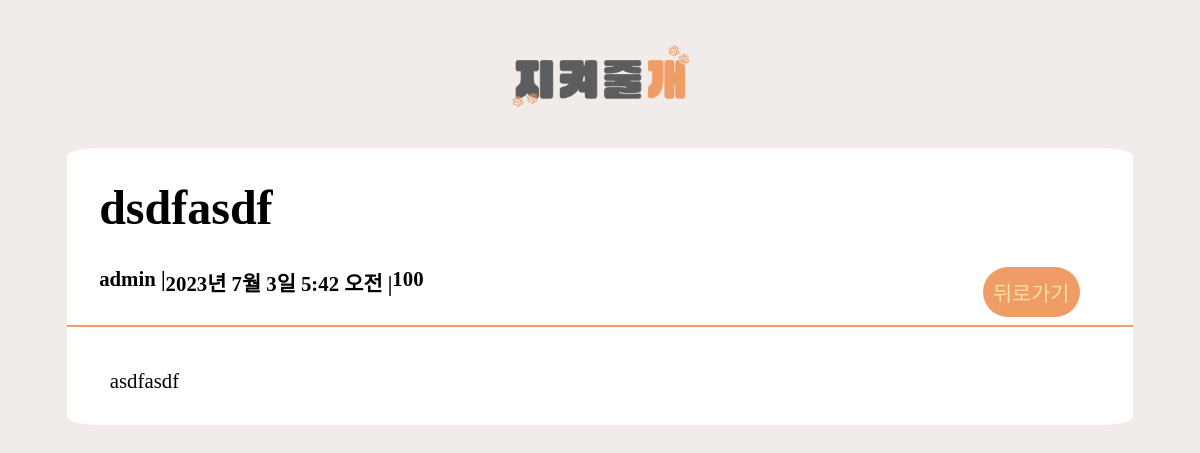
The page /posts/9/ on the database its author committed.
### myapp/models.py (models this page shows, shortened)
class Post(models.Model):
    title = models.CharField(max_length=70)             # 제목 (최대 길이 70자)
    content = models.TextField(blank=True)  # 본문 내용
    datetime = models.DateTimeField(auto_now_add=True)  # 현재 시간 자동저장
    image = models.ImageField(upload_to="post/images/%Y/%m/%d/", blank=True)
    author = models.ForeignKey(User, on_delete=models.CASCADE)

### users/models.py (models this page shows)
class User(AbstractUser):
    phone = models.CharField(verbose_name='전화번호', max_length=11)
    objects = UserManager()

### myapp/views.py (the view)
# urls.py: path("posts/<int:pk>/", views.PostDetail.as_view(), name="detail"),
class PostDetail(DetailView):
    model = Post
    template_name = "myapp/More.html"

### myapp/templates/myapp/More.html (shortened to what this page needs)
{% load static %}
<!DOCTYPE html>
<html lang="ko">
    <head>
        <link href="{% static 'css/More.css' %}" type="text/css" rel="stylesheet" />
    </head>
    <body>
        <a href="{% url 'myapp:list' %}"
                    > <img src="{% static 'images/logo.png' %}"
                        alt="logo" id="logo"
                /></a>
        <div class="content">
            <div class="title">{{ post.title }}</div>
            <div class="middle">
                <div class="info">
                    <span id="name">{{ post.author }} |</span>
                    <span id="update">{{ post.datetime }} |</span>
                    <span id="view">100</span>
                </div>
                <form class="content_btn">
                    <a href="{% url 'myapp:list'%}" id="fix_a"><input type="button" id="back" value="뒤로가기"></input></a>
                </form>
            </div>
            <hr id="line"/>
            <div class="text">
                {{ post.content }}
            </div>
        </div>
    </body>
</html>

### static/css/More.css (style rules this page uses)
body { background-color: #f1ebe9; }
#logo { margin: 3% 42.5% 3% 42.5%; width: 15%; height: 5%; }
.content { background-color: #ffffff; width: 90%; margin: 0% 5% 10% 5%; border-radius: 3%; }
.title { font-weight: bold; font-size: 300%; padding: 3%; }
.middle { display: flex; flex-direction: row; justify-content: space-between; }
.info { display: flex; flex-direction: row; font-weight: bold; margin-left: 3%; font-size: 130%; }
.content_btn { display: flex; flex-direction: row; text-decoration: none; margin-right: 5%; }
#back { display: inline-flex; color: #f7e0a3; border: none; padding: 10px; border-radius: 30px; text-decoration: none; font-size: 130%; background-color: #f09c67; }
#fix_a { margin-right: 5%; }
#line { color: #f09c67; border: none; height: 2px; background-color: #f09c67; }
.text { font-size: 130%; margin: 1%; padding: 3%; }

### rows shown on the page
Post: title "dsdfasdf", author "admin", datetime "2023년 7월 3일 5:42 오전", content "asdfasdf"
